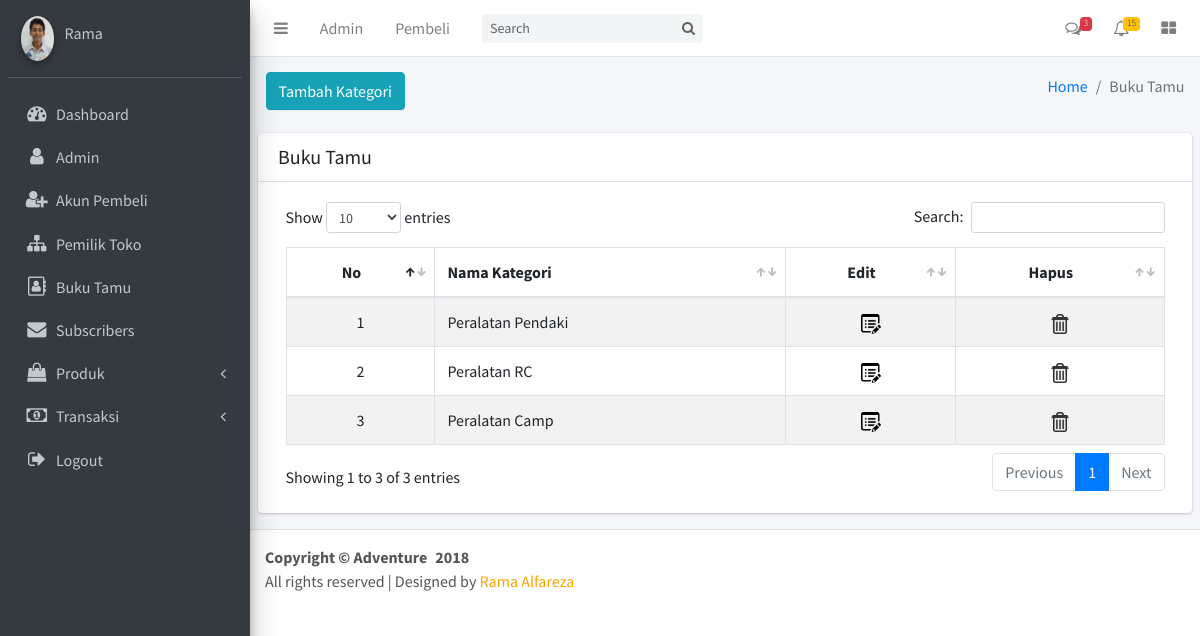
/admin/index.php?modul=pages/content&page=category (signed in), run on the app's committed database.
### tables this page shows
CREATE TABLE `tbl_category` (
  `id_category` int(99) NOT NULL,
  `nama_category` varchar(100) NOT NULL
);

### admin/pages/content/category.php (the view)
<div class="content-wrapper">
  <section class="content-header">
    <div class="container-fluid">
      <div class="row mb-2">
        <div class="col-sm-6">
          <a href="index.php?modul=pages/content&page=add_category">
    		<button type="button" class="btn btn-info btn-md navbar-left">Tambah Kategori</button></a>
        </div>
        <div class="col-sm-6">
          <ol class="breadcrumb float-sm-right">
            <li class="breadcrumb-item"><a href="index.php?modul=pages/content&page=dashboard">Home</a></li>
            <li class="breadcrumb-item active">Buku Tamu</li>
          </ol>
        </div>
      </div>
    </div>
  </section>
  <section class="content">
    <div class="row">
      <div class="col-12">
        <div class="card">
          <div class="card-header">
            <h3 class="card-title">Buku Tamu</h3>
          </div>
          <div class="card-body">
            <div class="table-responsive">
            <table id="dataTable" class="table table-bordered table-striped">
            	<?php
              $SQL = "SELECT id_category, nama_category FROM tbl_category order by id_category DESC";
              $result = mysqli_query($terhubung, $SQL);
              $num = mysqli_num_rows($result);
              if($num > 0) {
                $no = 1;
        		?>
              <thead>
              <tr>
                <th><center>No</center></th>
                <th>Nama Kategori</th>
                <th><center>Edit</center></th>
                <th><center>Hapus</center></th>
              </tr>
              </thead>
              <tbody>
		        <?php
              	while ($data = mysqli_fetch_array($result)) {
            	?>
              <tr>
                <td><center><?php echo "$no"; ?></td>
                <td><?php echo "$data[nama_category]"; ?></td>
                <td><center><a href="index.php?modul=pages/action&page=edit_category&id_category=<?php echo "$data[id_category]"; ?>"><img src="img/icon/edit.png" width="20" height="20" onclick="return confirm('Yakin ingin di Edit?'); "></a></center></td>
                <td><center><a href="index.php?modul=pages/action&page=delete_category&id_category=<?php echo "$data[id_category]"; ?>"><img src="img/icon/delete.png" width="20" height="20" onclick="return confirm('Yakin ingin di Hapus?'); "></a></center></td>
              </tr>
		<?php
            $no++;
            }
        ?>
              </tbody>
       <?php
          }
          else{
            echo "Data Masih Kosong";
          }
        ?>
            </table>
            </div>
          </div>
        </div>
      </div>
    </div>
  </section>
</div>

### admin/index.php (shortened to what this page needs)
<?php
include("../koneksi.php");
?>
<!DOCTYPE html>
<html>
<head>
  <link rel="stylesheet" href="plugins/font-awesome/css/font-awesome.min.css">
  <link rel="stylesheet" href="https://code.ionicframework.com/ionicons/2.0.1/css/ionicons.min.css">
  <link rel="stylesheet" href="dist/css/adminlte.min.css">
  <link rel="stylesheet" href="plugins/iCheck/flat/blue.css">
  <link rel="stylesheet" href="plugins/morris/morris.css">
  <link rel="stylesheet" href="plugins/jvectormap/jquery-jvectormap-1.2.2.css">
  <link rel="stylesheet" href="plugins/datepicker/datepicker3.css">
  <link rel="stylesheet" href="plugins/daterangepicker/daterangepicker-bs3.css">
  <link rel="stylesheet" href="plugins/bootstrap-wysihtml5/bootstrap3-wysihtml5.min.css">
  <link rel="stylesheet" href="plugins/datatables/dataTables.bootstrap4.min.css">
  <link rel="stylesheet" href="dist/css/adminlte.min.css">
  <link rel="stylesheet" href="https://maxcdn.bootstrapcdn.com/font-awesome/4.4.0/css/font-awesome.min.css">
  <link rel="stylesheet" href="https://code.ionicframework.com/ionicons/2.0.1/css/ionicons.min.css">
</head>
<body class="hold-transition sidebar-mini">
  <div class="wrapper">
    <nav class="main-header navbar navbar-expand bg-white navbar-light border-bottom">
      <ul class="navbar-nav">
        <li class="nav-item">
          <a class="nav-link" data-widget="pushmenu" href="#"><i class="fa fa-bars"></i></a>
        </li>
        <li class="nav-item d-none d-sm-inline-block">
          <a href="index.php?modul=pages/content&page=admin" class="nav-link">Admin</a>
        </li>
        <li class="nav-item d-none d-sm-inline-block">
          <a href="index.php?modul=pages/content&page=buyers_account" class="nav-link">Pembeli</a>
        </li>
      </ul>
      <form class="form-inline ml-3">
        <div class="input-group input-group-sm">
          <input class="form-control form-control-navbar" type="search" placeholder="Search" aria-label="Search">
          <div class="input-group-append">
            <button class="btn btn-navbar" type="submit">
              <i class="fa fa-search"></i>
            </button>
          </div>
        </div>
      </form>
      <ul class="navbar-nav ml-auto">
        <li class="nav-item dropdown">
          <a class="nav-link" data-toggle="dropdown" href="#">
            <i class="fa fa-comments-o"></i>
            <span class="badge badge-danger navbar-badge">3</span>
          </a>
        </li>
        <li class="nav-item dropdown">
          <a class="nav-link" data-toggle="dropdown" href="#">
            <i class="fa fa-bell-o"></i>
            <span class="badge badge-warning navbar-badge">15</span>
          </a>
        </li>
        <li class="nav-item">
          <a class="nav-link" data-widget="control-sidebar" data-slide="true" href="#"><i
            class="fa fa-th-large"></i></a>
          </li>
        </ul>
      </nav>
      <aside class="main-sidebar sidebar-dark-primary elevation-4">
        <?php
        $nama_lengkap = $_SESSION['nama_lengkap'];
        $sq = mysqli_query ($terhubung, "SELECT * FROM admin where nama_lengkap = '$nama_lengkap'");
        $kadeleu = mysqli_fetch_array($sq);
        ?>
        <div class="sidebar">
          <div class="user-panel mt-3 pb-3 mb-3 d-flex">
            <div class="image">
              <a target="_blank" href="user/foto_admin/<?php echo "$kadeleu[foto]"; ?>"><img src="user/foto_admin/<?php echo "$kadeleu[foto]"; ?>" width="160" height="160" class="img-circle elevation-2" alt="User Image"></a>
            </div>
            <div class="info">
              <a href="#" class="d-block"><?php echo $_SESSION['nama_lengkap']; ?></a>
            </div>
          </div>
          <nav class="mt-2">
            <ul class="nav nav-pills nav-sidebar flex-column" data-widget="treeview" role="menu" data-accordion="false">
              <li class="nav-item">
                <a href="index.php?modul=pages/content&page=dashboard" class="nav-link">
                  <i class="nav-icon fa fa-dashboard"></i>
                  <p>
                    Dashboard
                  </p>
                </a>
              </li>
          <li class="nav-item">
            <a href="index.php?modul=pages/content&page=admin" class="nav-link">
              <i class="nav-icon fa fa-user"></i>
              <p>
                Admin
              </p>
            </a>
          </li>
          <li class="nav-item">
            <a href="index.php?modul=pages/content&page=buyers_account" class="nav-link">
              <i class="nav-icon fa fa-user-plus"></i>
              <p>
                Akun Pembeli
              </p>
            </a>
          </li>
          <li class="nav-item">
            <a href="index.php?modul=pages/content&page=shop_owner" class="nav-link">
              <i class="nav-icon fa fa-sitemap"></i>
              <p>
                Pemilik Toko
              </p>
            </a>
          </li>
          <li class="nav-item">
            <a href="index.php?modul=pages/content&page=buku_tamu" class="nav-link">
              <i class="nav-icon fa fa-address-book-o"></i>
              <p>
                Buku Tamu
              </p>
            </a>
          </li>
          <li class="nav-item">
            <a href="index.php?modul=pages/content&page=subscribers" class="nav-link">
              <i class="nav-icon  fa fa-envelope"></i>
              <p>
                Subscribers
              </p>
            </a>
          </li>
          <li class="nav-item has-treeview">
            <a href="" class="nav-link">
              <i class="nav-icon fa fa-shopping-bag"></i>
              <p>
                Produk
                <i class="fa fa-angle-left right"></i>
              </p>
            </a>
          </li>
          <li class="nav-item has-treeview">
            <a href="" class="nav-link">
              <i class="nav-icon fa fa-money"></i>
              <p>
                Transaksi
                <i class="fa fa-angle-left right"></i>
              </p>
            </a>
          </li>
          <li class="nav-item">
           <a href="panel/logout.php" class="nav-link" onclick="return confirm('Yakin ingin keluar?')">
             <i class="nav-icon fa fa-sign-out"></i>
             <p>Logout</p>
           </a>
         </li>
       </ul>
     </nav>
   </div>
 </aside>
 <div class="content">
  <?php
  if (!isset($_GET['page'])) {
    include ('pages/content/welcome.php');
  } else {
    $page = $_GET['page'];
    $modul = $_GET['modul'];
    include $modul . '/' . $page . ".php";
  }
  ?>
</div>
<footer class="main-footer">
  <strong>Copyright © Adventure&ensp;<?php
    $tgl=date('Y');
    echo $tgl;
    ?></a></strong><br>
    All rights reserved | Designed by <a href="" target="_blank"><font color="orange">Rama Alfareza</font></a>
  </footer>
</div>
</body>
</html>

### data on the page
tbl_category: nama_category "Peralatan Pendaki"
tbl_category: nama_category "Peralatan RC"
tbl_category: nama_category "Peralatan Camp"

### other printed values
$_SESSION['nama_lengkap'] "Rama"
